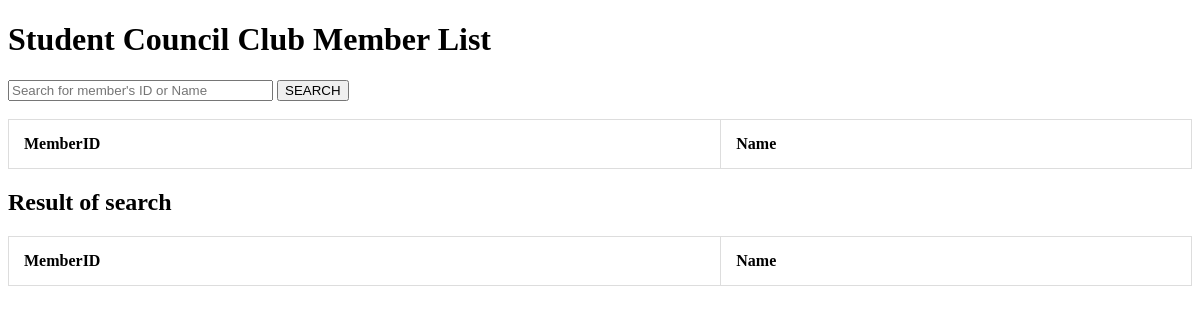
Before: /sdp_assignment/studentcouncil2.php with the older database file.
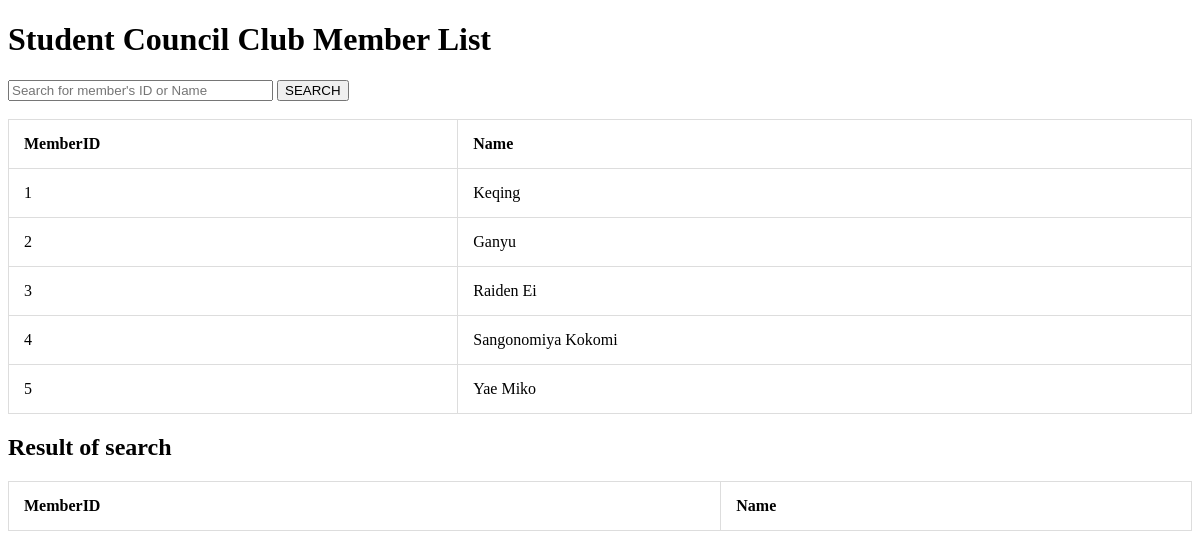
After: the same page with the newer database file.
### tables this page shows
CREATE TABLE IF NOT EXISTS `studentcouncilmemberlist` (
  `MemberID` int NOT NULL AUTO_INCREMENT,
  `MemberName` varchar(255) NOT NULL,
  PRIMARY KEY (`MemberID`)
);

### sdp_assignment/studentcouncil2.php (the view, shortened to what this page needs)
<?php
include("conn.php");
?>
<!DOCTYPE html>
<html>
<head>
    <h1>Student Council Club Member List</h1>
</head>
<body>
<form method = "post">
<input type="text" name="studentcouncilmember" placeholder="Search for member's ID or Name" size= "30" required/>
<input type ="submit" name="searchname" value="SEARCH"/><br><br>
</form>
<table>
    <tr>
        <th>MemberID</th>
        <th>Name</th>
    </tr>
    <?php
    $sql = "SELECT * FROM studentcouncilmemberlist";
    $result = $con->query($sql);
    while($data = $result->fetch_assoc()){
        echo ("<tr>");
        echo ("<td>" . $data['MemberID'] . "</td>");
        echo ("<td>" . $data['MemberName'] . "</td>");
        echo ("</tr>");}
    ?>
</table>
<h2>Result of search</h2>
<table>
    <tr>
        <th>MemberID</th>
        <th>Name</th>
    </tr>
    </table>
</body>
</html>

Changed rows visible on the page:
added studentcouncilmemberlist: MemberID "1", MemberName "Keqing"
added studentcouncilmemberlist: MemberID "2", MemberName "Ganyu"
added studentcouncilmemberlist: MemberID "3", MemberName "Raiden Ei"
added studentcouncilmemberlist: MemberID "4", MemberName "Sangonomiya Kokomi"
added studentcouncilmemberlist: MemberID "5", MemberName "Yae Miko"
